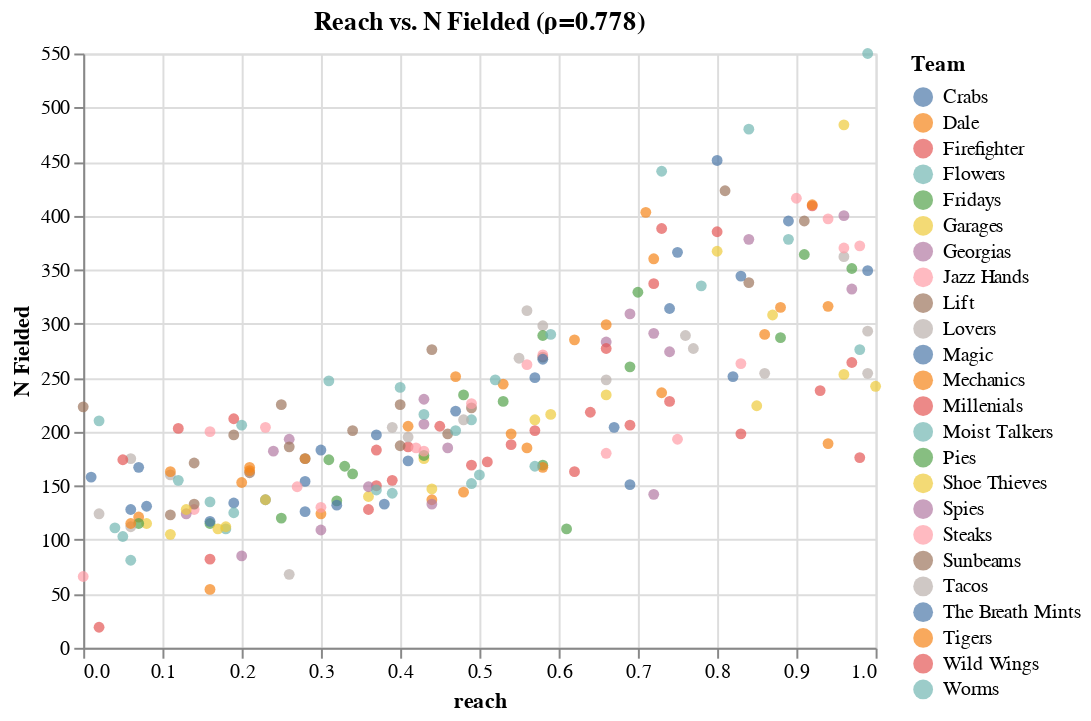

Notebook source saved alongside this figure:
### Code cell
corr = fielded_with_attributes.corr(numeric_only=True)["N Fielded"]["reach"]

selection = alt.selection_multi(fields=["Team"], bind="legend")

chart_standard = (
    alt.Chart(fielded_with_attributes, title=f"Reach vs. N Fielded (ρ={corr:.3f})")
    .mark_circle()
    .encode(
        x="reach",
        y="N Fielded",
        tooltip=["Name", "reach", "N Fielded", "Team"],
        color="Team",
    )
).add_selection(selection)

chart_standard

### Figure 1 — Vega-Lite specification as saved in the notebook (floating-point values rounded to 4 significant figures; data arrays with more than 128 entries replaced by an {"elided": "..."} marker saying what was removed)
{"config": {"view": {"continuousWidth": 400, "continuousHeight": 300}}, "data": {"name": "data-cb8c31686a271206a8bb5865c887993c"}, "mark": "circle", "encoding": {"color": {"field": "Team", "type": "nominal"}, "tooltip": [{"field": "Name", "type": "nominal"}, {"field": "reach", "type": "quantitative"}, {"field": "N Fielded", "type": "quantitative"}, {"field": "Team", "type": "nominal"}], "x": {"field": "reach", "type": "quantitative"}, "y": {"field": "N Fielded", "type": "quantitative"}}, "selection": {"selector001": {"type": "multi", "fields": ["Team"], "bind": "legend"}}, "title": "Reach vs. N Fielded (ρ=0.778)", "$schema": "https://vega.github.io/schema/vega-lite/v4.17.0.json", "datasets": {"data-cb8c31686a271206a8bb5865c887993c": {"elided": "217 records"}}}
